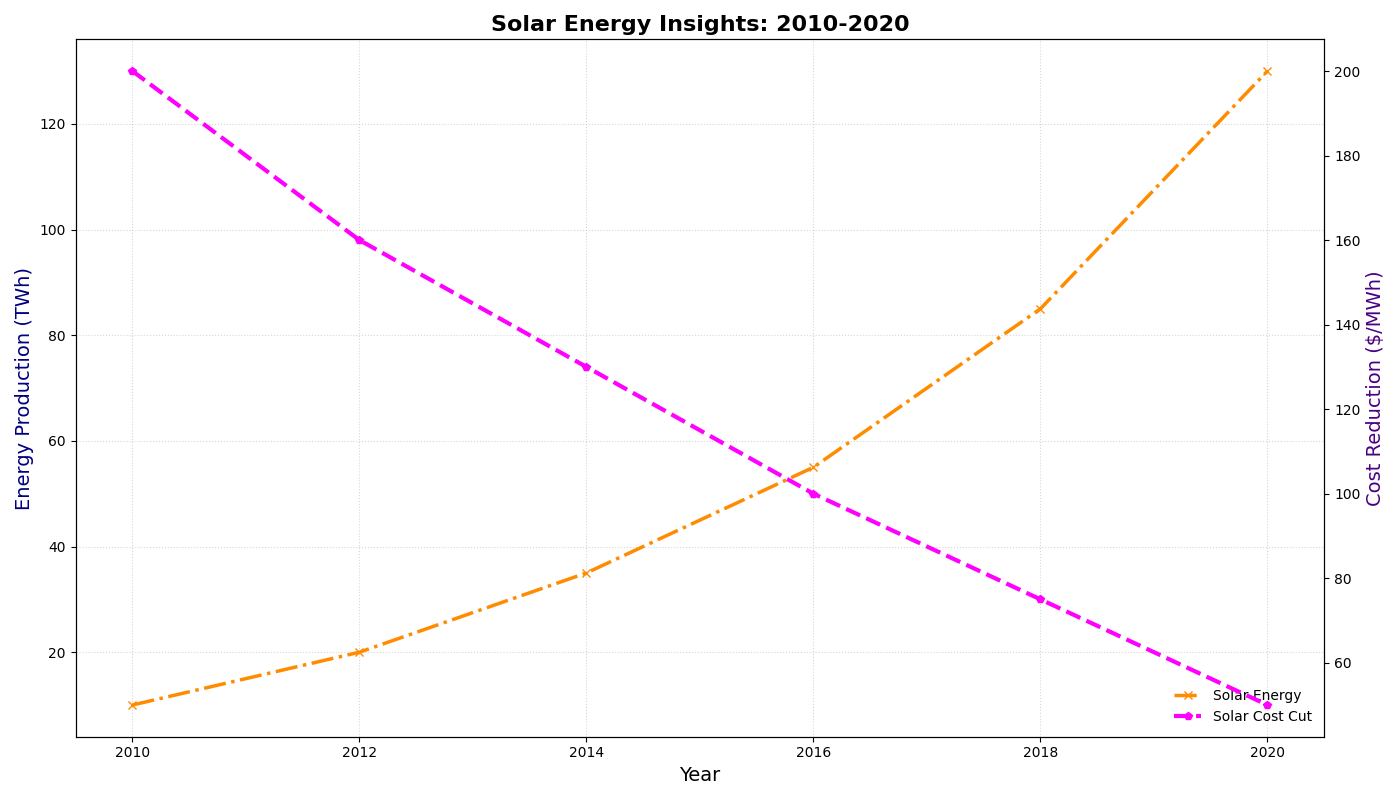

Recreate this plot in Python.
import matplotlib.pyplot as plt
import numpy as np

years = np.array([2010, 2012, 2014, 2016, 2018, 2020])
solar_energy = np.array([10, 20, 35, 55, 85, 130])
solar_cost_reduction = np.array([200, 160, 130, 100, 75, 50])

fig, ax1 = plt.subplots(figsize=(14, 8))

ax1.plot(years, solar_energy, label='Solar Energy', color='darkorange', marker='x', linestyle='-.', linewidth=2.5)

ax1.set_title('Solar Energy Insights: 2010-2020', fontsize=16, fontweight='bold')
ax1.set_xlabel('Year', fontsize=14)
ax1.set_ylabel('Energy Production (TWh)', fontsize=14, color='navy')

ax2 = ax1.twinx()
ax2.set_ylabel('Cost Reduction ($/MWh)', fontsize=14, color='indigo')
ax2.plot(years, solar_cost_reduction, label='Solar Cost Cut', color='magenta', marker='p', linestyle='--', linewidth=3)

lines1, labels1 = ax1.get_legend_handles_labels()
lines2, labels2 = ax2.get_legend_handles_labels()
ax1.legend(lines1 + lines2, labels1 + labels2, loc='lower right', fontsize=10, frameon=False)

ax1.grid(True, linestyle=':', alpha=0.5)

plt.tight_layout()

plt.show()
